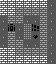

A level layout from a 2D game, rendered from its tile map. Below: a short description, then the map file with its tile-grid data intact:
An orthogonal 7x8 tile map with 8x8 px tiles, 1 tile layer (Tile Layer 1).

<map version="1.5" tiledversion="1.6.0" orientation="orthogonal" renderorder="right-down" width="7" height="8" tilewidth="8" tileheight="8" infinite="0" nextlayerid="2" nextobjectid="1">
 <tileset firstgid="1" source="bg.tsx" />
 <layer id="1" name="Tile Layer 1" width="7" height="8">
  <data encoding="csv">
3,3,3,3,3,3,2,
3,3,72,72,72,72,2,
2,72,72,2,2,72,2,
2,64,2,9,15,72,2,
2,72,2,9,73,72,2,
2,72,72,2,2,72,2,
3,3,72,72,72,72,2,
3,3,3,3,3,3,2
</data>
 </layer>
</map>
